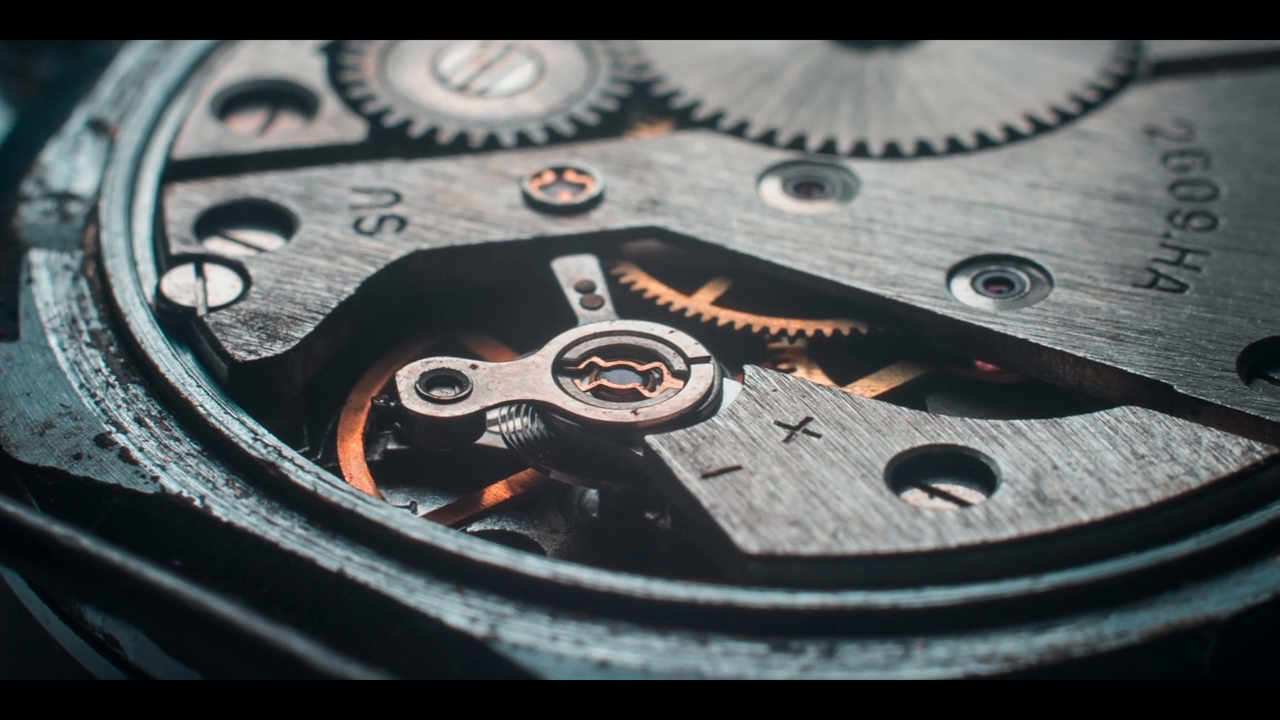
#> input picture frame 18 of Python_Study/OpenCV/video/Macro - 34855.mp4, 1280 x 720 px, given in place of the camera
$ jupyter execute 02_open_cv_video_reading_writing.ipynb   (text cells are left out)
#> lines starting #> are read from the running program, lines starting #| are printed output that depends on the picture; pictures that were not available may be replaced by others from this repository, and a replacement may not be noted
[cell 1]
import cv2
import numpy as np

[cell 2]
def showVideo():
    try:
        print("카메라를 구동합니다.")
        cap = cv2.VideoCapture(0)
    except:
        print("카메라 구동 실패")
        return

    cap.set(3, 1280)
    cap.set(4, 720)

    while True:
        ret, frame = cap.read()
#> frame is the input picture: shape (720, 1280, 3); mean B, G, R 90.3, 88.9, 84.1

        if not ret:
            print("비디오 읽기 오류")
            break

        gray = cv2.cvtColor(frame, cv2.COLOR_BGR2GRAY)
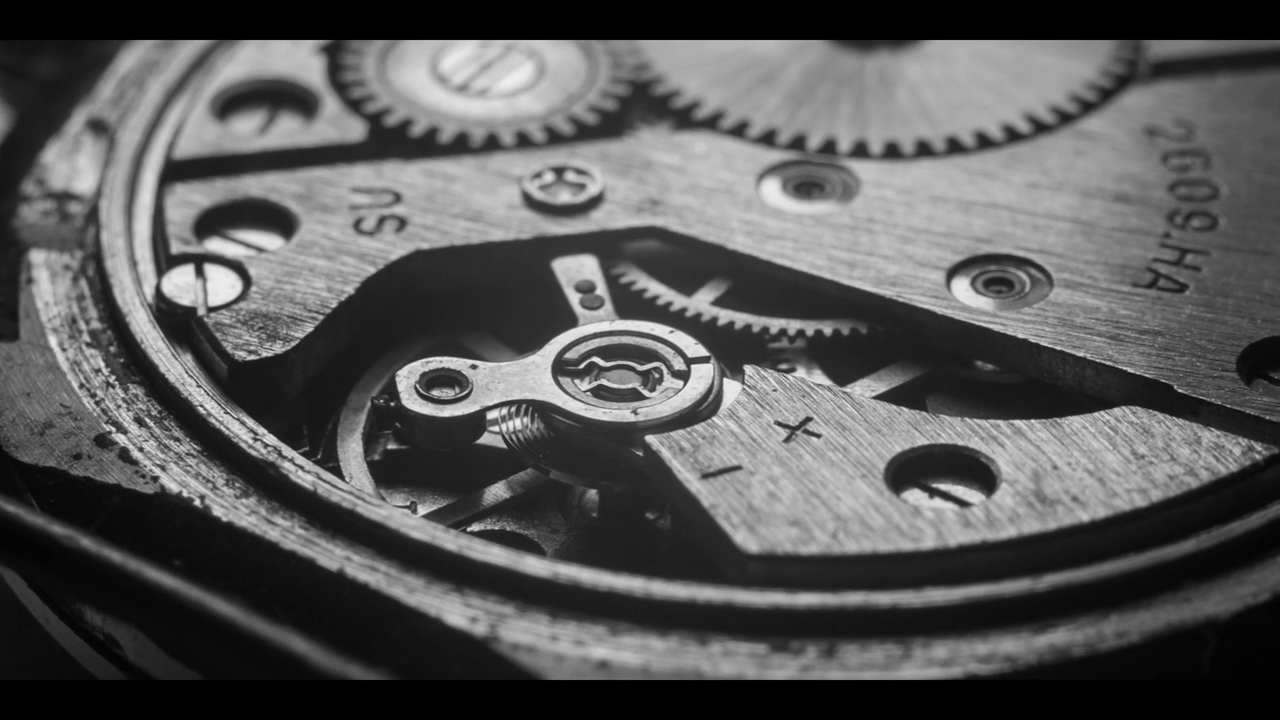
#> gray: shape (720, 1280); min 0, max 240, mean 87.6
        cv2.imshow('video', gray)

        k = cv2.waitKey(0) & 0xFF
#> (key Esc is pressed here)
        if k == 27:
            break

    print(cap.get(3))
    print(cap.get(4))
    cap.release()
    cv2.destroyAllWindows()

[cell 3]
showVideo()

[cell 4]
def readVideo(video_file):
#> called with video_file = 'Macro - 34855.mp4'
    try:
        cap2 = cv2.VideoCapture(video_file)
        print("영상을 불러옵니다.")
    except:
        print("영상을 불러오는데 실패했습니다.")
        return

    while True:
        ret, frame = cap2.read()

        if not ret:
            print("영상 재생에 실패했습니다.")
            break

        cv2.imshow('Play Video', frame)
        k = cv2.waitKey(0) & 0xFF
#> (key Esc is pressed here)

        if k == 27:
            break

    print(cap2.get(3))
    print(cap2.get(4))
    cap2.release()
    cv2.destroyAllWindows()

[cell 5]
readVideo('Macro - 34855.mp4')

[cell 6]
def writeVideo():
    try:
        print("카메라를 구동합니다.")
        cap = cv2.VideoCapture(0)
    except:
        print("카메라 구동 실패")
        return

    fps = 20.0
    width = int(cap.get(3))
    height = int(cap.get(4))
    fcc = cv2.VideoWriter_fourcc('D', 'I', 'V', 'X')

    out = cv2.VideoWriter('mycam.mp4', fcc, fps, (width, height))
    print('녹화를 시작합니다')

    while True:
        ret, frame = cap.read()
        frame = cv2.flip(frame, 1)
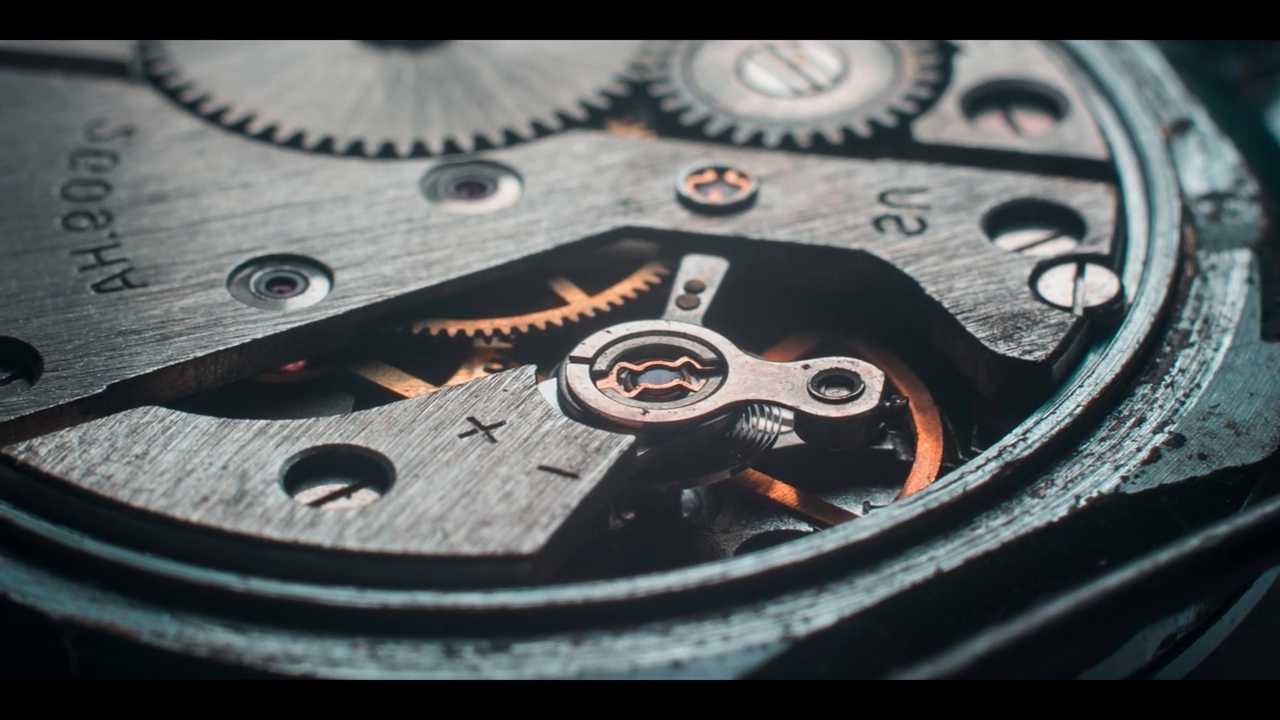
#> frame: shape (720, 1280, 3); mean B, G, R 90.3, 88.9, 84.1

        if not ret:
            print('비디오 읽기 오류')
            break

        cv2.imshow('Video', frame)
        out.write(frame)

        k = cv2.waitKey(0) & 0xFF
#> (key Esc is pressed here)
        if k == 27:
            print('녹화를 종료합니다')
            break

    cap.release()
    out.release()
    cv2.destroyAllWindows()

[cell 7]
writeVideo()

[cell 8]
readVideo('mycam.mp4')
#> (key Enter is pressed here)

$ run again, starting later in the video
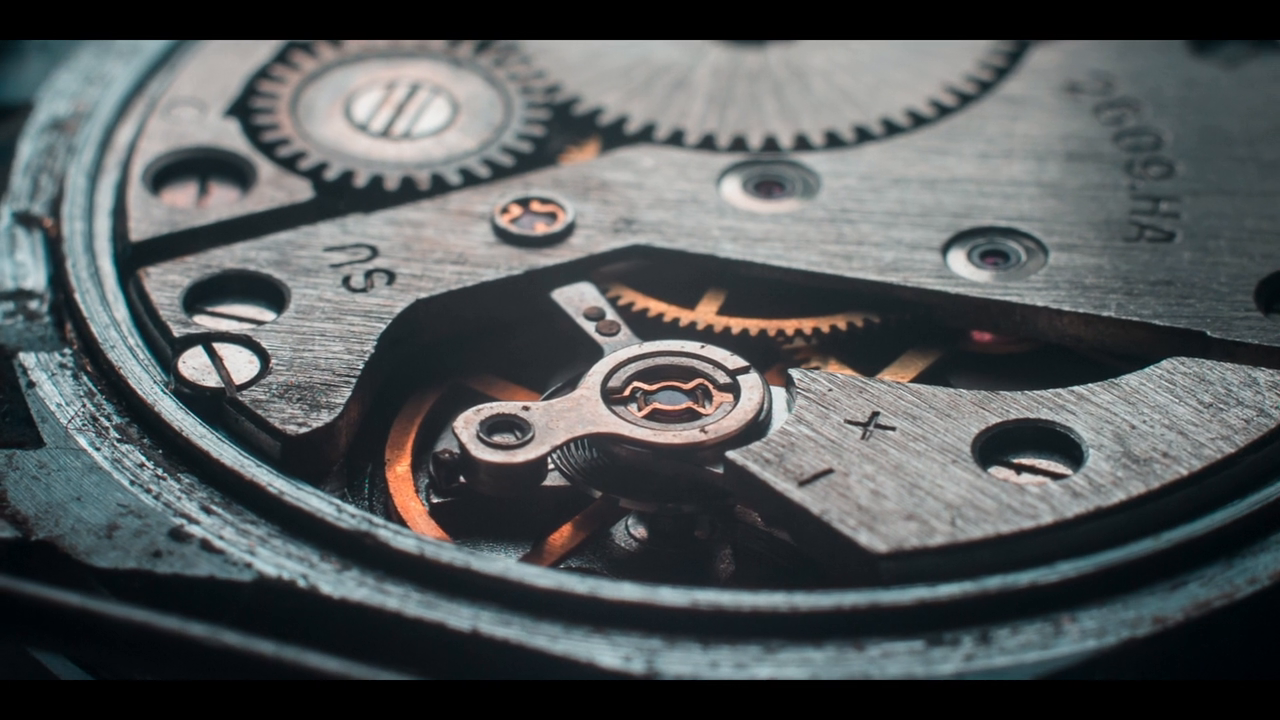
#> input picture frame 82 of Python_Study/OpenCV/video/Macro - 34855.mp4, 1280 x 720 px, given in place of the camera
#> in showVideo, frame is the input picture: shape (720, 1280, 3); mean B, G, R 90.1, 88.7, 84.3
#> in showVideo, `gray = cv2.cvtColor(frame, cv2.COLOR_BGR2GRAY)`:
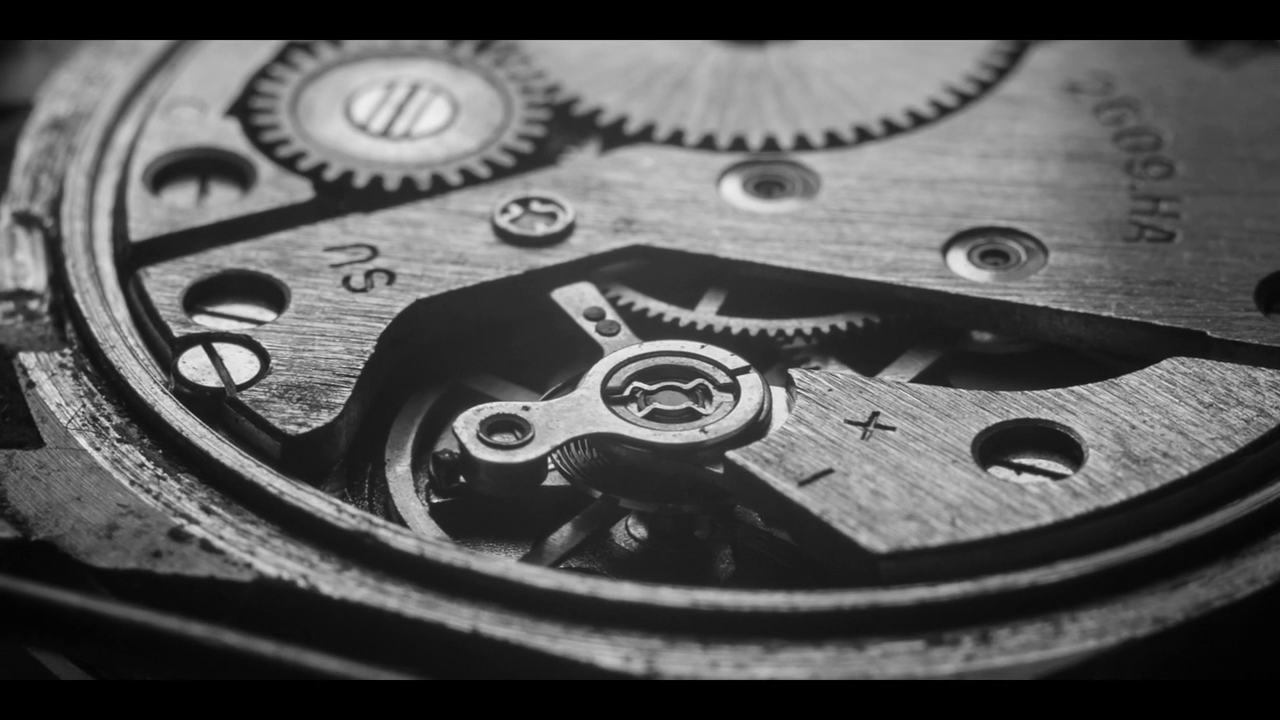
#> gray: shape (720, 1280); min 0, max 241, mean 87.5
#> in writeVideo, `frame = cv2.flip(frame, 1)`:
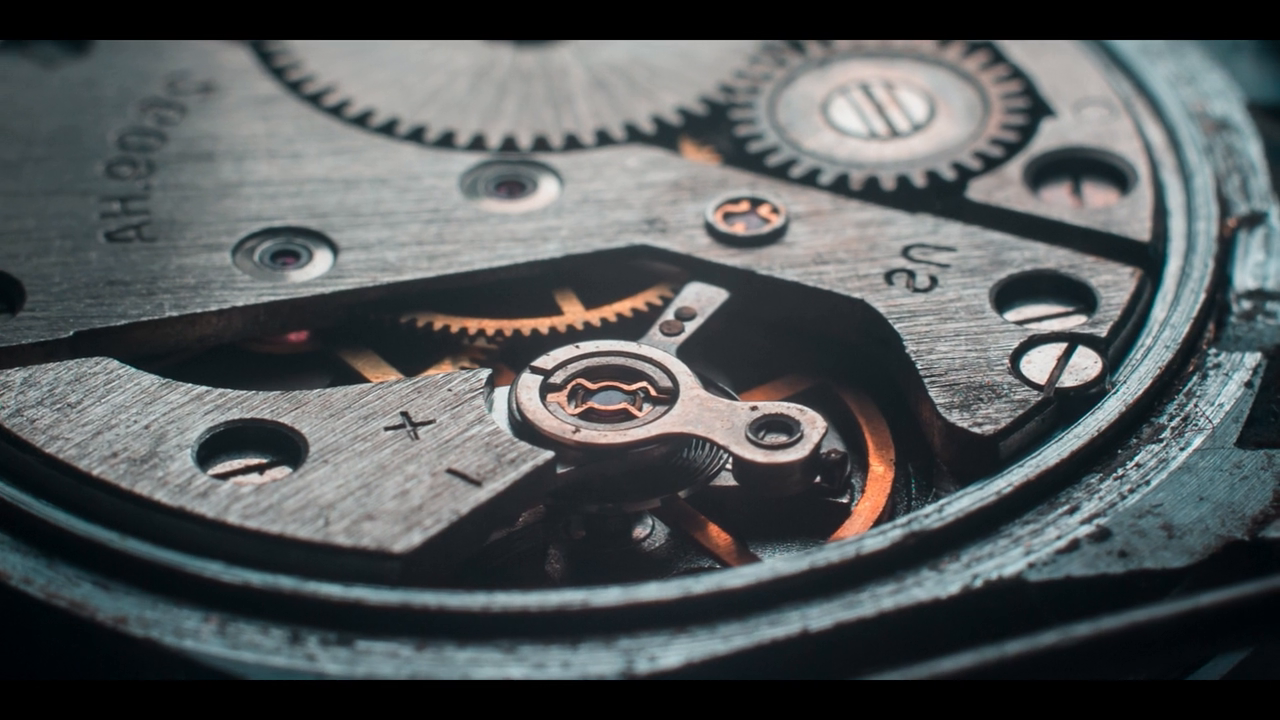
#> frame: shape (720, 1280, 3); mean B, G, R 90.1, 88.7, 84.3

$ run again, starting later in the video
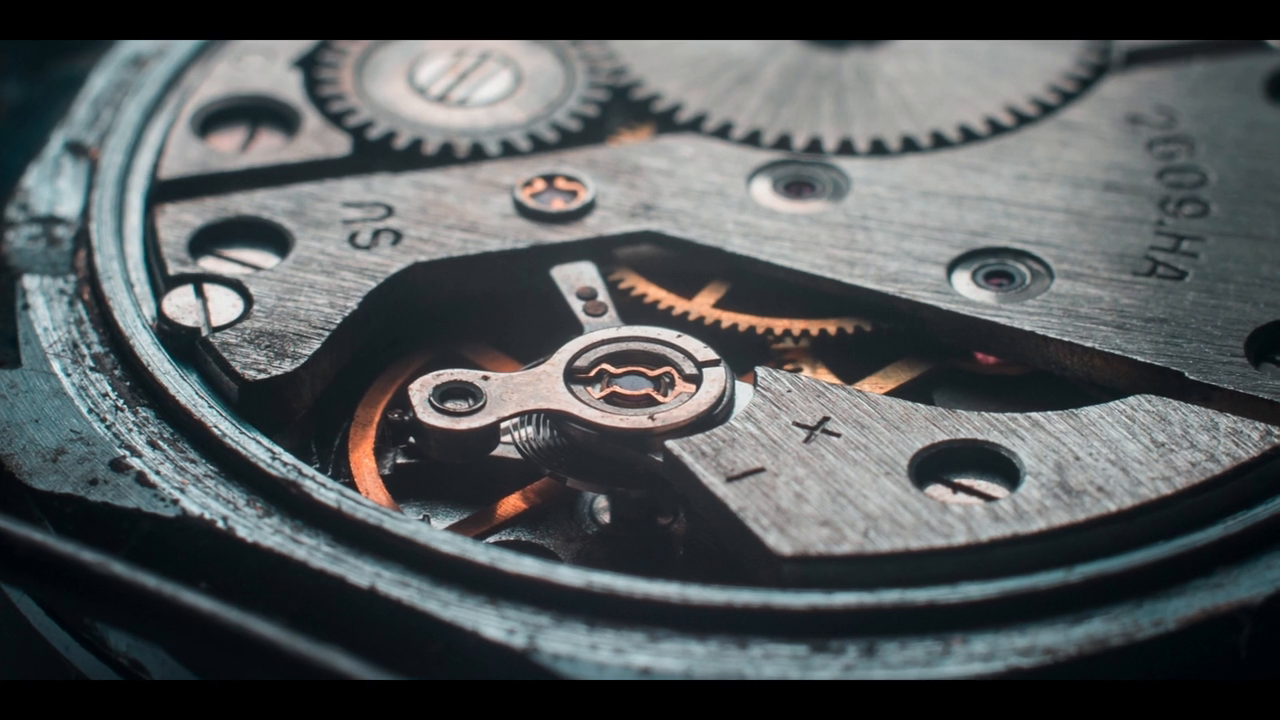
#> input picture frame 146 of Python_Study/OpenCV/video/Macro - 34855.mp4, 1280 x 720 px, given in place of the camera
#> in showVideo, frame is the input picture: shape (720, 1280, 3); mean B, G, R 90.2, 88.6, 84.1
#> in showVideo, `gray = cv2.cvtColor(frame, cv2.COLOR_BGR2GRAY)`:
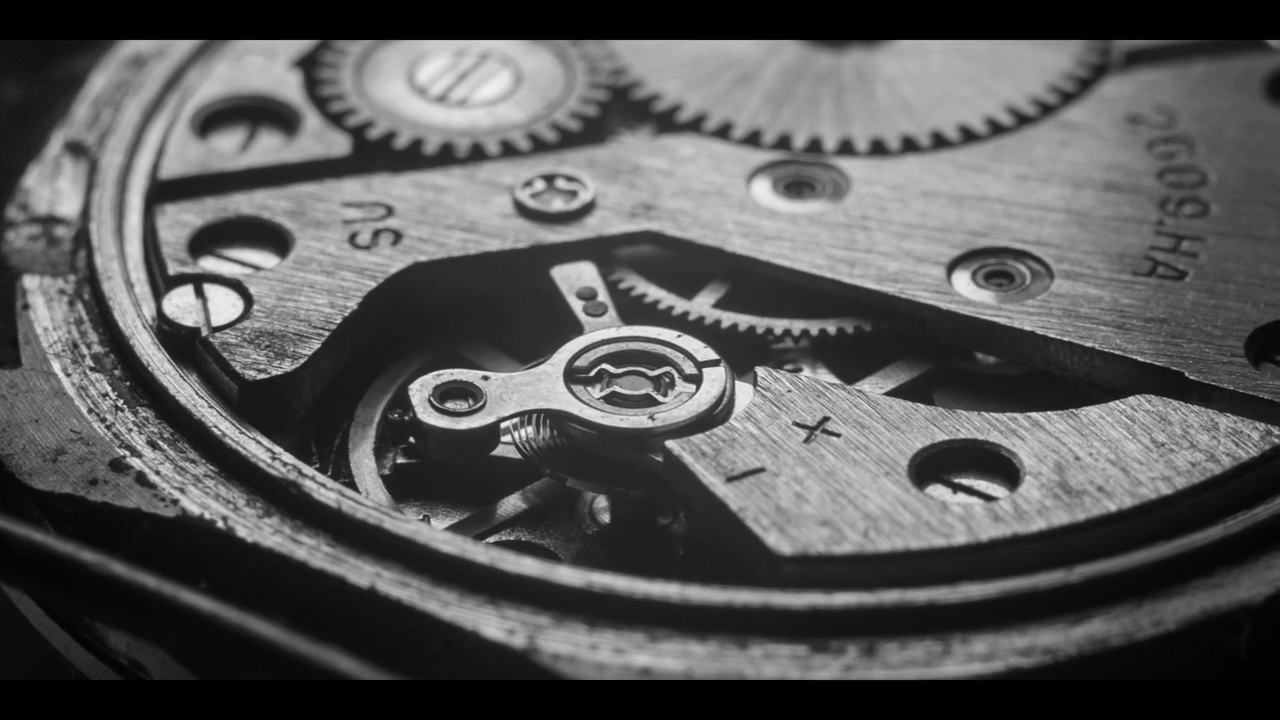
#> gray: shape (720, 1280); min 0, max 239, mean 87.4
#> in writeVideo, `frame = cv2.flip(frame, 1)`:
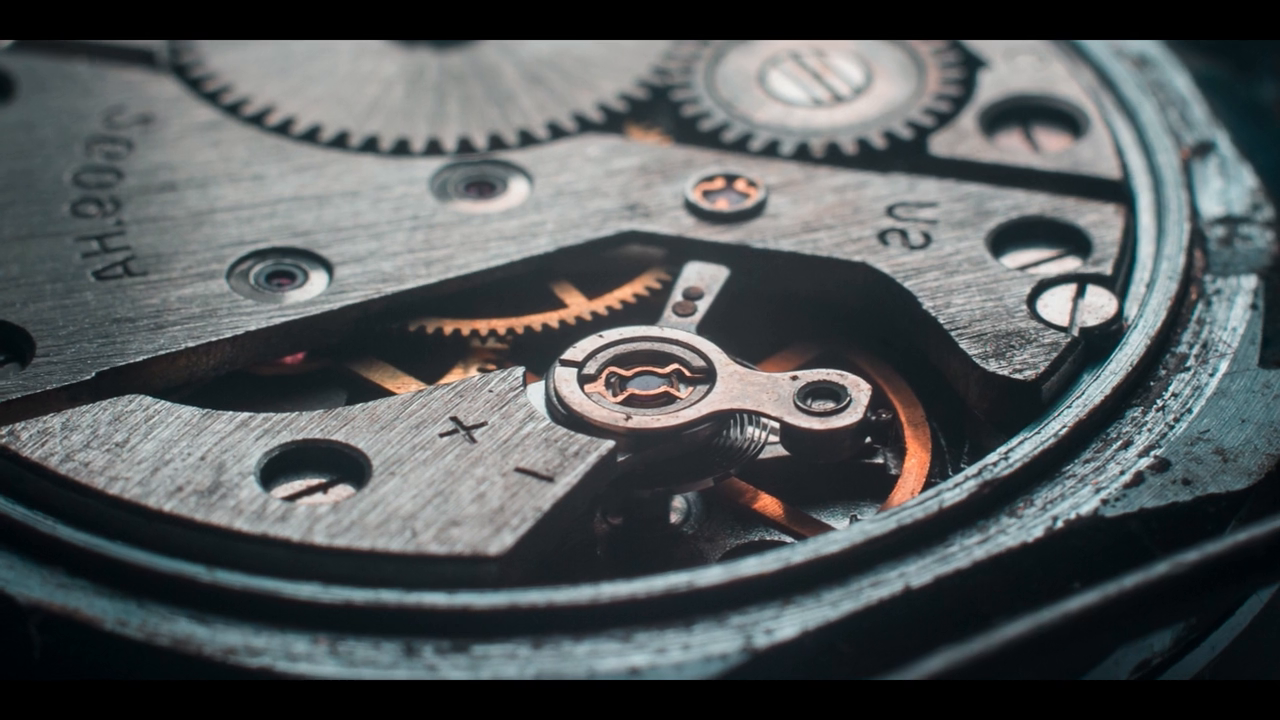
#> frame: shape (720, 1280, 3); mean B, G, R 90.2, 88.6, 84.1
